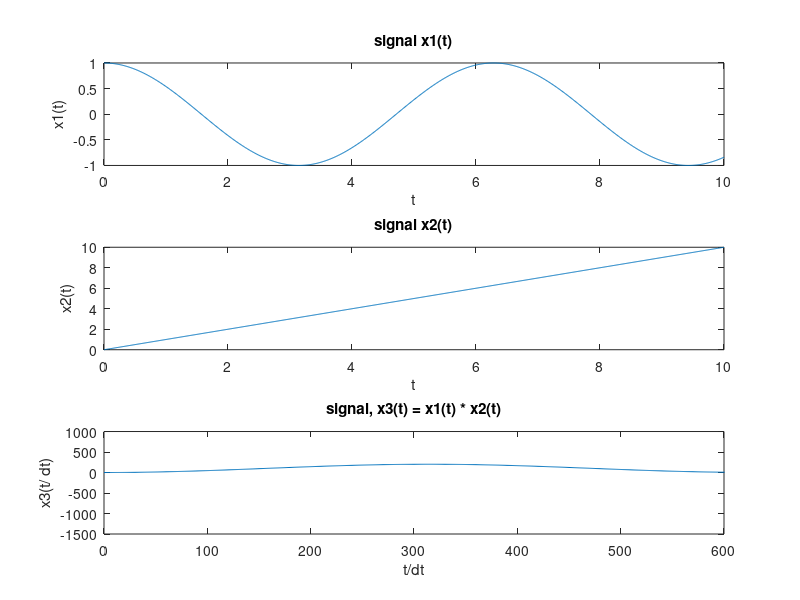

This figure's MATLAB source:
tmin = 0; tmax = 10; dt = 0.01;             % Define time range and step size
t = tmin:dt:tmax;                           % Time vector from 0 to 10 seconds

x1 = cos(t).*(t >= 0);                      % Signal x1(t): cosine wave for t >= 0
x2 = t.*(t >= 0);                           % Signal x2(t): ramp function for t >= 0

x3 = conv(x1, x2);                          % Convolution of x1(t) and x2(t)
n3 = length(x3);                            % Length of the convolution result
t1 = 0:1:n3-1;                              % Time vector for the convolution result (in samples)

% Plot signal x1(t)
subplot(3,1,1);
plot(t, x1);
xlabel('t'); ylabel('x1(t)');
title('signal x1(t)');

% Plot signal x2(t)
subplot(3,1,2);
plot(t, x2);
xlabel('t'); ylabel('x2(t)');
title('signal x2(t)');

% Plot convolution result x3(t)
subplot(3,1,3);
plot(t1, x3);
xlim([0 600]);                              % Limit x-axis for better visualization
xlabel('t/dt'); ylabel('x3(t/ dt)');
title('signal, x3(t) = x1(t) * x2(t)');
